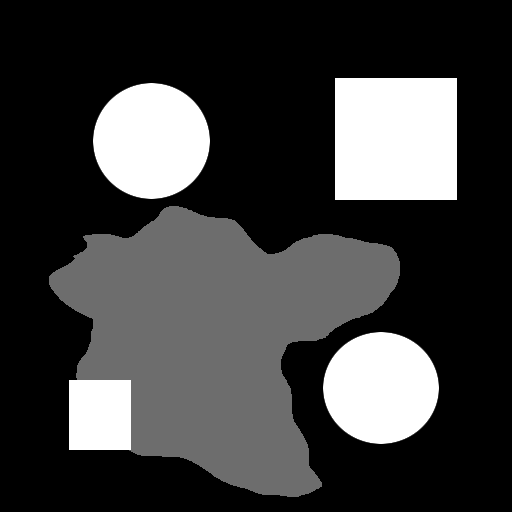
%> input picture otsu3/test.png, 512 x 512 px
$ octave otsu3.m   (GNU Octave 9; MATLAB toolbox functions it lacks are replaced by stand-ins)
%> lines starting %> are read from the running program, lines starting %| are printed output that depends on the picture; in (x1, y1, x2, y2) boxes, pixels count from 0 and x2, y2 are one past the last pixel; in counts of white or black regions, pixels touching at a corner belong together; the program's own positions count from 1
%% Otsu's algorithm for the case of three gray levels
%
% Assume that an image with three mainly blocks of different gray levels is
% provided as input. After the addition of some noise, the real algorithm
% is tested and the results are shown in the figures.
%
% For more information on Otsu's method visit
% <http://www.labbookpages.co.uk/software/imgProc/otsuThreshold.html>
%
% Notes: Due to the nature of the image and the pre-processing filter,
% there are some artifacts at the edges of the different segments.

% Giulio Marin
%
% giulio.marin@me.com
% 2013/01/12
%% Pre-processing

close all; clear; clc;

% Read the image
im = double(imread('test.png'));
%> im: size 512x512 double; min 0, max 255, mean 62.9; mean of the top-left, top-right, bottom-left and bottom-right quarters 50.5, 61.1, 72.8, 67.2
im = im./max(im(:));
figure; imshow(im,'Border','tight'); title('Original Image')

% Add noise to the image
imn = imnoise(im,'gaussian',0,0.1);
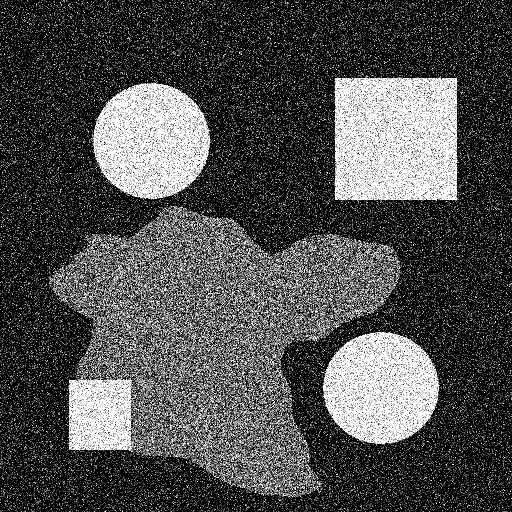
%> imn: size 512x512 double; min 0, max 1, mean 0.308
h = fspecial('gaussian',30,5);
imn = imfilter(imn,h,'replicate');
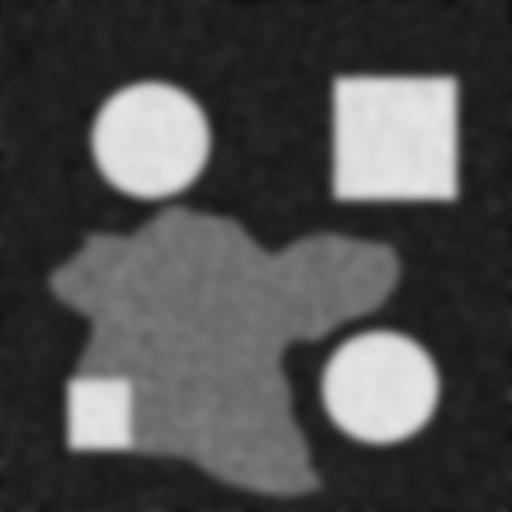
%> imn: size 512x512 double; min 0.061, max 0.906, mean 0.308
figure; imshow(imn,'Border','tight'); title('Blurred Image')

% Compute the histogram
Prob = imhist(imn);
%> Prob = 256 values, max 20341 at index 33, min 0 at index 1, mean 1024
Prob = Prob./max(Prob);
%> Prob = 256 values, max 1 at index 33, min 0 at index 1, mean 0.0503

%% Algorithm

iter = 1;
for t1 = 0:253
    for t2 = (t1+1):254

        % Divide the probability vector
        p1 = Prob((0:t1)+1);
        p2 = Prob((t1+1:t2)+1);
        p3 = Prob((t2+1:255)+1);

        % Calculate the weights
        w1 = sum(p1);
        w2 = sum(p2);
        w3 = sum(p3);

        if(w1==0 || w2==0 || w3==0)
            continue
        end

        % Compute the expectation for fixed threshold t1 and t2
        m1 = (0:t1)     *  p1	/ w1;
        m2 = (t1+1:t2)  *  p2	/ w2;
        m3 = (t2+1:255) *  p3   / w3;

        % Compute the variance for fixed threshold t1 and t2
        var1 = ((0:t1) - m1).^2     *  p1	/ w1;
        var2 = ((t1+1:t2) - m2).^2  *  p2	/ w2;
        var3 = ((t2+1:255) - m3).^2 *  p3   / w3;

        % Compute the weighted sum of whithin-class variance for fixed
        % threshold t1 and t2
        thr(:,iter) = [w1*var1 + w2*var2 + w3*var3; t1; t2];
        iter = iter + 1;
    end
end
%> after the loop, iter = 23006

% Find optimal threshold for minimal whithin-class variance
thr_opt = thr(2:3,find(thr(1,:) == min(thr(1,:)),1))/255;
%> thr_opt = [0.278; 0.635]

% Perform segmentation
ims = zeros(size(im));
ims(imn <= thr_opt(1)) = 0;
%> ims: size 512x512 double; every value is 0
ims((imn > thr_opt(1)) & (imn <= thr_opt(2))) = 1;
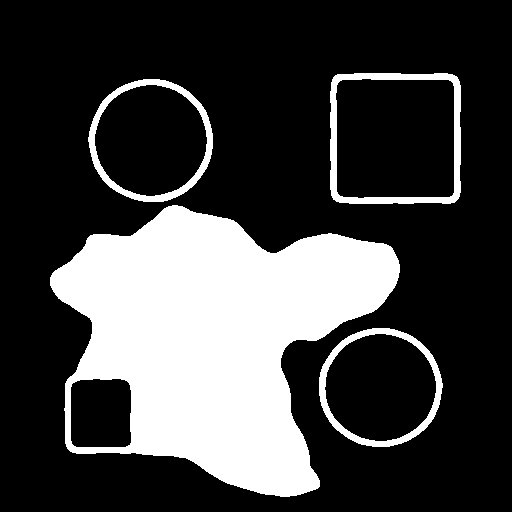
%> ims: size 512x512 double; values 0 (black) and 1 (white), 25.4% white; 4 white regions, box (x1, y1, x2, y2) and area: (50, 205, 400, 497) 58802, (330, 73, 461, 204) 3173, (88, 79, 213, 202) 2395, (319, 328, 443, 447) 2342
ims(imn > thr_opt(2)) = 2;
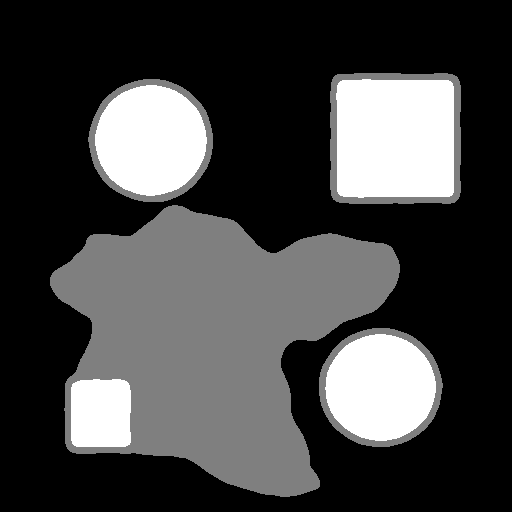
%> ims: size 512x512 double; 13.92% of pixels changed, all inside (x1, y1, x2, y2) = (71, 79, 454, 447); drawn with min black and max white
figure; imshow(ims/max(ims(:)),'Border','tight'); title('Segmented Image')

%% Show thresholds on the histogram

figure; plot(0:255,Prob); hold on;
plot([thr_opt(1) thr_opt(1)]*255,[0 1],'r','LineWidth',2);
plot([thr_opt(2) thr_opt(2)]*255,[0 1], 'g','LineWidth',2);
title('Histogram and thresholds')
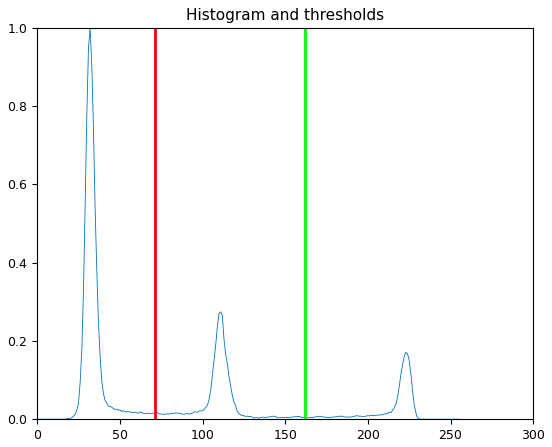
%> figure redrawn from the program's plot data; curve peaks at x = 32, y = 1
